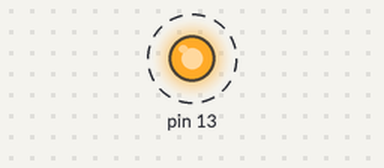
The sketch below on a simulated Arduino Uno, built with avr-gcc and run on an emulated ATmega328P. Parts: output pins drawn as LEDs (lit = HIGH). Dashed ring = blinking. What the sketch prints to the serial monitor is not drawn.

Above: at 0.2 s.
Timing chart, 0 to 3.0 s (numbered marks = the images above):
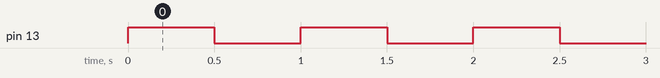

The sketch:

4.analog-input.ino
```cpp
int i = 0;

void setup() {
  pinMode(13, OUTPUT);
  Serial.begin(9600);
}

void loop() {
  Serial.print(i++);
  Serial.println(" Hello, World");
  digitalWrite(13, HIGH);
  delay(500);
  digitalWrite(13, LOW);
  delay(500);
}
```

Measured:
- by itself, pin 13: alternates HIGH for 0.50 s and LOW for 0.50 s
